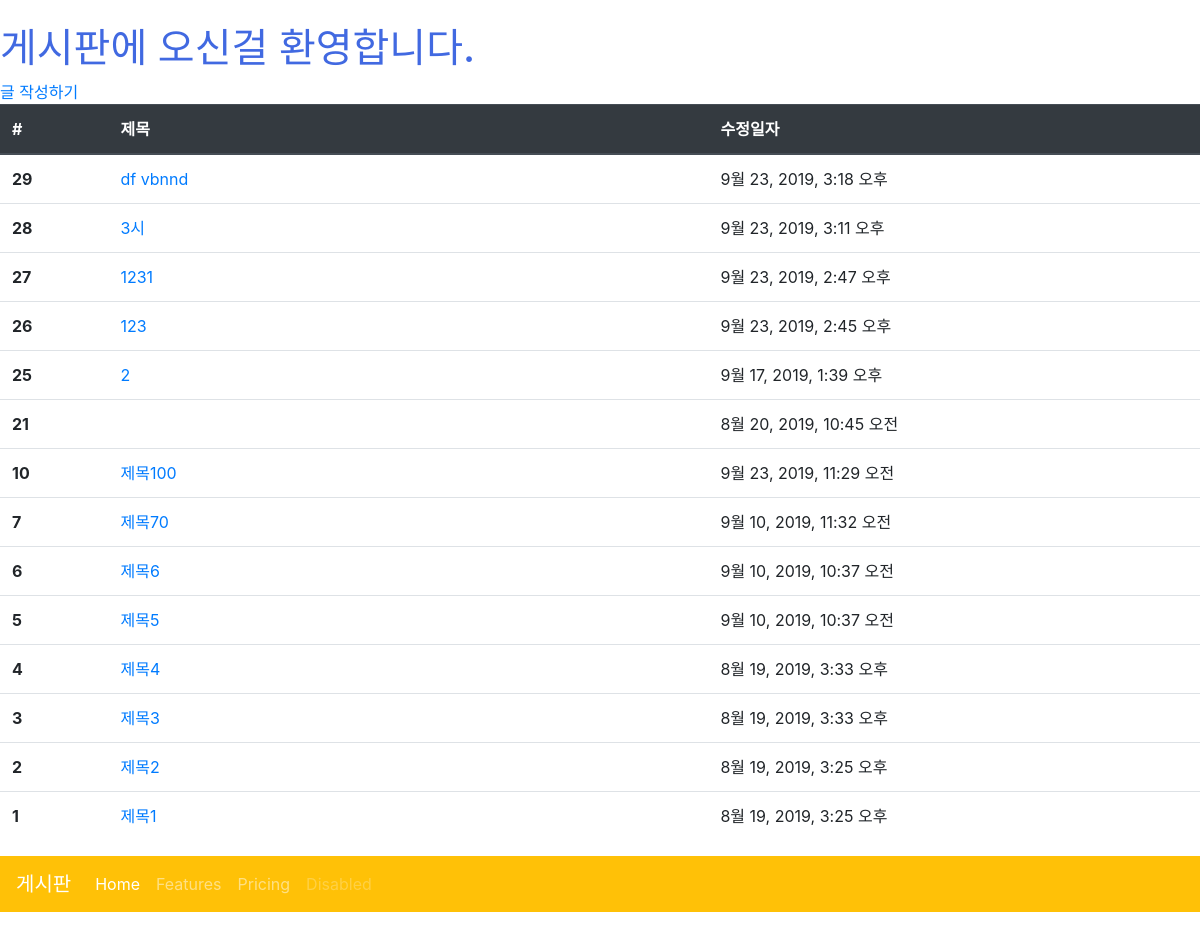
/articles/, run on an earlier commit of the app's database.
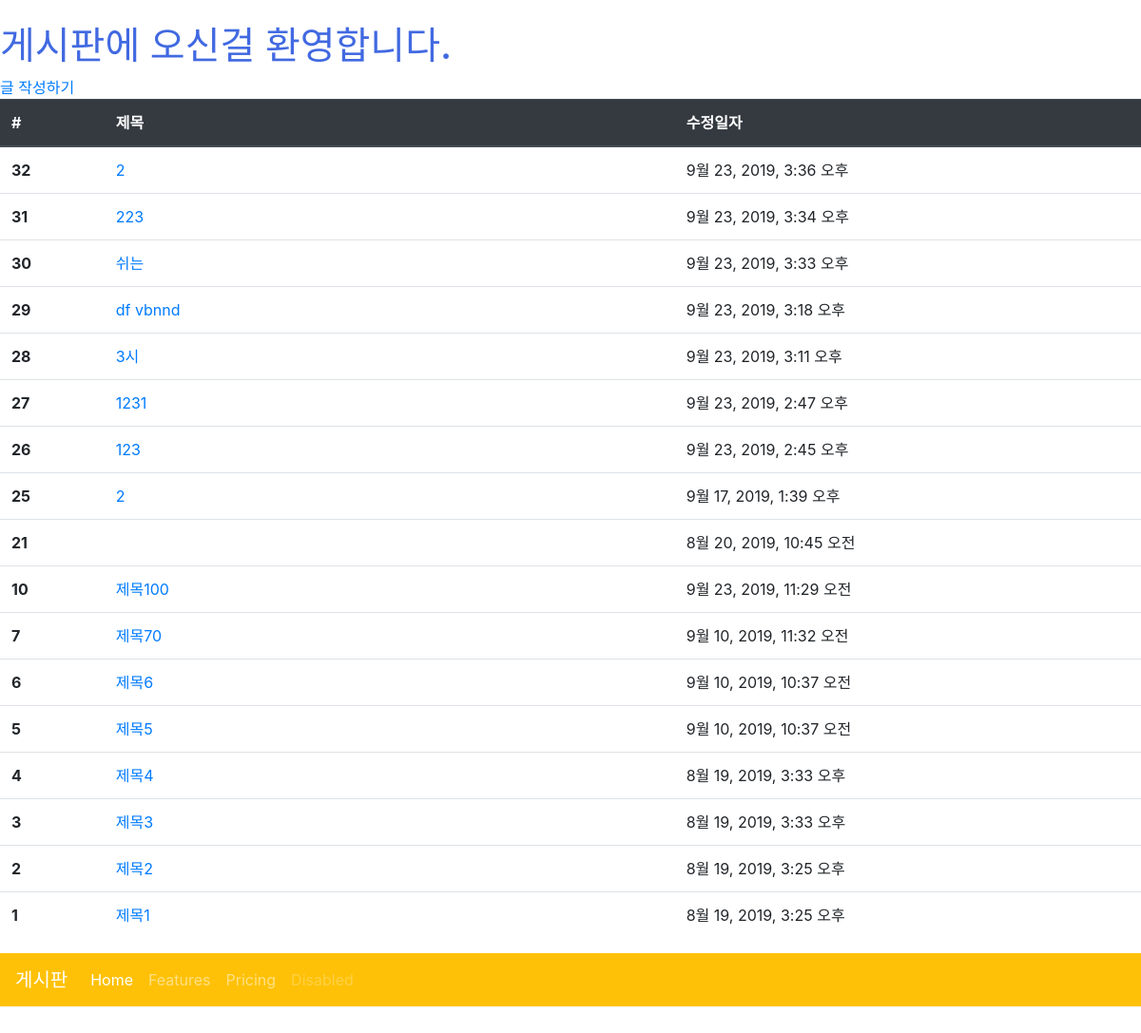
And on a later commit of the database.
### articles/models.py (models this page shows, shortened)
class Article(models.Model):
   title = models.CharField(max_length=10)
   content = models.TextField()
   image = models.ImageField(blank=True)
   image_thumbnail = ProcessedImageField(
       blank=True,
       processors=[ResizeToFill(300, 300)],
       format='JPEG',
       options={'quality': 80}
   )
   created_at = models.DateTimeField(auto_now_add=True)
   updated_at = models.DateTimeField(auto_now=True)

### articles/views.py (the view)
# urls.py: path('', views.index, name='index'),
@require_GET
def index(request):
    articles = Article.objects.order_by('-id')
    embed()
    context = {
        'articles': articles
    }
    return render(request, 'articles/index.html', context)

### articles/templates/articles/index.html (shortened to what this page needs)
<!DOCTYPE html>
<html lang="ko">
<head>
</head>
{% extends 'articles/base.html' %}
{% load static %}
{% block css %}
<link rel="stylesheet" href="{% static 'articles/style.css'%}">
<h1 class="title">게시판에 오신걸 환영합니다.</h1>
<a href="{% url 'articles:create' %}">글 작성하기</a>
<table class="table">
  <thead class="thead-dark">
    <tr>
      <th scope="col">#</th>
      <th scope="col">제목</th>
      <th scope="col">수정일자</th>
    </tr>
  </thead>
  <tbody>
    {% for article in articles %}
    <tr>
      <th scope="row">{{ article.id }}</th>
      <td>
        <a href="{% url 'articles:detail' article.pk %}">{{ article.title }}</a>
      </td>
      <td>{{ article.updated_at }}</td>
    </tr>
    {% endfor %}
  </tbody>
</table>
{% endblock %}

### articles/templates/articles/base.html (shortened to what this page needs)
{% load static %}
<!DOCTYPE html>
<html lang="ko">
<head>
<link rel="stylesheet" href="{% static 'bootstrap/css/bootstrap.min.css' %}">
{% block css %}{% endblock %}
</head>
<body>
  <nav class="navbar navbar-expand-lg navbar-dark bg-warning">
    <a class="navbar-brand" href="/">게시판</a>
    <div class="collapse navbar-collapse" id="navbarNav">
      <ul class="navbar-nav">
        <li class="nav-item active">
          <a class="nav-link" href="#">Home <span class="sr-only">(current)</span></a>
        </li>
        <li class="nav-item">
          <a class="nav-link" href="#">Features</a>
        </li>
        <li class="nav-item">
          <a class="nav-link" href="#">Pricing</a>
        </li>
        <li class="nav-item">
          <a class="nav-link disabled" href="#" tabindex="-1" aria-disabled="true">Disabled</a>
        </li>
      </ul>
    </div>
  </nav>
</body>
</html>

### articles/static/articles/style.css (style rules this page uses)
.title { color: royalblue; }

### articles/templates/articles/index.html (style rules this page uses)
tr > th:nth-of-type(2) { width: 50% }

What changed in the data, as far as the page shows it:
added Article: id "32", title "2", updated_at "9월 23, 2019, 3:36 오후"
added Article: id "31", title "223", updated_at "9월 23, 2019, 3:34 오후"
added Article: id "30", title "쉬는", updated_at "9월 23, 2019, 3:33 오후"
